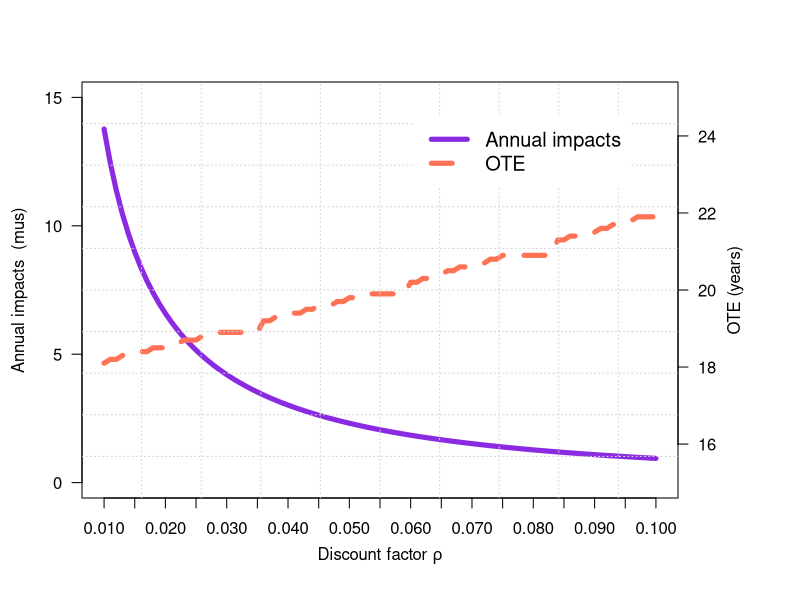

Write R code to recreate this figure.
#Sensitivity analysis
yvalue = 30
alpha<-c(0.353,0.360,0.371,0.389,0.391)
gamma<-c(5.652,5.581,5.575,5.498,5.367)
d=10 # factor of time
YearMax<-50 #total no of year to be investigated.
#creating local variables
rate<-matrix(nrow=YearMax)     #hazard rate in respective year
colors=c("chocolate","coral3","coral4","cyan1","cyan4","darkblue","blue","chartreuse4","red","deeppink","deeppink4") #colors for plot
#SUBROUTINE FOr the bridge
#this routine is used to calculated the Intensity of rockfall, avalanche
#INPUT -----------------------------------
T=seq(0.1,YearMax, by =0.1)
#with example
#library(cubature)
factor=1
alpha1=0.0252
#rho=0.02
m=1.2665
cs=0
k0=0

Maxvolume <- 34 # e.g. m3 (volume of rockfall or avalanche)
Time<-YearMax
MaxCS<-5 #maximum no of CS for the bridge
Maxlatent<- 1 #number of latent condition state


#define dimension
mtp<- matrix(double(1),nrow=MaxCS,ncol=(MaxCS+Maxlatent))
mtplatent<- matrix(double(1),nrow=(MaxCS+Maxlatent),ncol=(MaxCS+Maxlatent))
mtp <- read.csv("mtp.csv",header=FALSE) 
#define the Markov transition probability for the bridge
#attach(mtp)
initialCS<-c(1,0,0,0,0,0) #initial state probability of the bridge
v3=10 #value of rock fall, or avalanche volume to be used

#STEP 1 --estimating the failure probability from hazard curve for each CS
#hazard curve
S<-matrix(double(1),nrow=Maxvolume,ncol=MaxCS)
#define a function for calculating intensity S
intensity<-function(alpha,gamma,volume){
  exp(-exp(-alpha*volume+gamma))
}
for (i in 1:MaxCS){
  for (v in 1:Maxvolume){
    S[v,i]<-intensity(alpha[i],gamma[i],v)/d
  }
}
#STEP 2 --Calculating the Markov transition probability - Latent
#choose the intensity (e.g. S=10 m3)
for (i in 1:(MaxCS+1)){
  if (i < (MaxCS+1)) {
    for (j in 1:(MaxCS+Maxlatent)){
      if (j < (MaxCS+Maxlatent)){
        mtplatent[i,j]<-mtp[i,j]*(1-S[v3,i])
      } else {
        mtplatent[i,j]<-S[v3,i]
      }
    }
  } else {
    mtplatent[i,j]<-1
  }
}

#----------------------------------------------------
#STEP 3. Define the initial state of the bridge at the time after the PI
pi<-matrix(double(1),nrow=length(T),ncol=(MaxCS+Maxlatent))
pioneyear<-matrix(double(1),nrow=Time,ncol=(MaxCS+Maxlatent))
for (t in 1:length(T)){
  if (t ==1){
    pi[t,]<-initialCS
  } else {
    pi[t,]<-pi[t-1,]%*%mtplatent
  }
}

#---------Start caculation SECTION

#Sensitivity analysis for ratio CI/PI
cpi<-1 #preventive intervention cost for the snow catcher system
CIimpact<-10 #corrective intervention cost for the bridge
cci<-2
maxrho<- 0.1
step=seq(0.01,maxrho, by =0.001)
rhosa<- matrix(double(1),nrow=length(step),ncol=1)
T_optimalsa<-matrix(double(1),nrow=length(step),ncol=1)
Min_Csa<-matrix(double(1),nrow=length(step),ncol=1)

for (u in 1:length(step)){
  rhosa[u]<-step[u]
#This program was coded by Nam Lethanh (lethanh@ibi.baug.ethz.ch)
#INPUT

#STEP 4 - calculating cost of corrective intervention for the bridge at each year if there is a failure

CItime<-matrix(double(1),nrow=length(T))  #expect corrective intervention cost at time t
for (t in 1:length(T)){
  CItime[t]<-pi[t,6]*CIimpact
}
#cat("Expected IMPACT for CI of the bridge at time t \n")
#print(CItime)

#..............................................

rho<-rhosa[u]
  
#         MAIN PROGRAM

f1=function(x){
  (alpha1*m*x^(m-1)*exp(-alpha1*x^m))^2
}

f2=function(y){
  (exp(alpha1*y^m-rho*y))
}

q<-matrix(double(1),nrow=1,ncol=T)
C<-matrix(double(1),nrow=1,ncol=T)
canduoi=0
cantren=Inf

#scenario 1 - ***********************************************
ca=cpi*1
cm=cci
for (i in 1:length(T)){
  # timestep=i/d
  v1=integrate(f1,lower=canduoi,upper=Inf)
  v2=integrate(f2,lower=0,upper=T[i])
  C[i]=(exp(-rho*T[i])*(cs+ca)+(k0/rho)*(1-exp(-rho*T[i]))+(cm+CItime[T[i]])*v1$value*v2$value)/(1-exp(-rho*T[i]))
}

Min_Csa[u]<-min(C[c(10:length(T))])
T_optimalsa[u]<-which.min(C)/d
}

#drawing
plot.new()
par(mar=c(5, 4, 4, 6) + 0.1)
plot(rhosa, Min_Csa, pch=2, axes=FALSE, ylim=c(0,15), xlab="", ylab="", 
     type="l",col="blueviolet", lwd=5)
axis(2, ylim=c(0,20),col="black",las=1)  ## las=1 makes horizontal labels
mtext(expression(paste("Annual impacts  (",, "mus)")),side=2,col="black",line=2.5)
axis(1,pretty(range(rhosa),20))
box()

par(new=TRUE)

## Plot the second plot and put axis scale on right
plot(rhosa, T_optimalsa, pch=4,  xlab="", ylab="", ylim=c(15,25), 
     axes=FALSE, type="l", col="coral1",lwd=5,lty=2)
## a little farther out (line=4) to make room for labels
mtext("OTE (years)",side=4,col="black",line=2.3) 
axis(4, ylim=c(0,20), col="black",col.axis="black",las=1)
mtext(expression(paste("Discount factor ", rho)),side=1,col="black",line=2.5)  
grid(10, 10, col = "lightgray", lty = "dotted",lwd = par("lwd"), equilogs = TRUE)
legend("topright",inset=.08,legend=c("Annual impacts","OTE"),
       text.col=c("black"),lty=c(1,2),lwd=c(5,5),col=c("blueviolet","coral1"),horiz=F,cex=1.2,box.col = "white")
